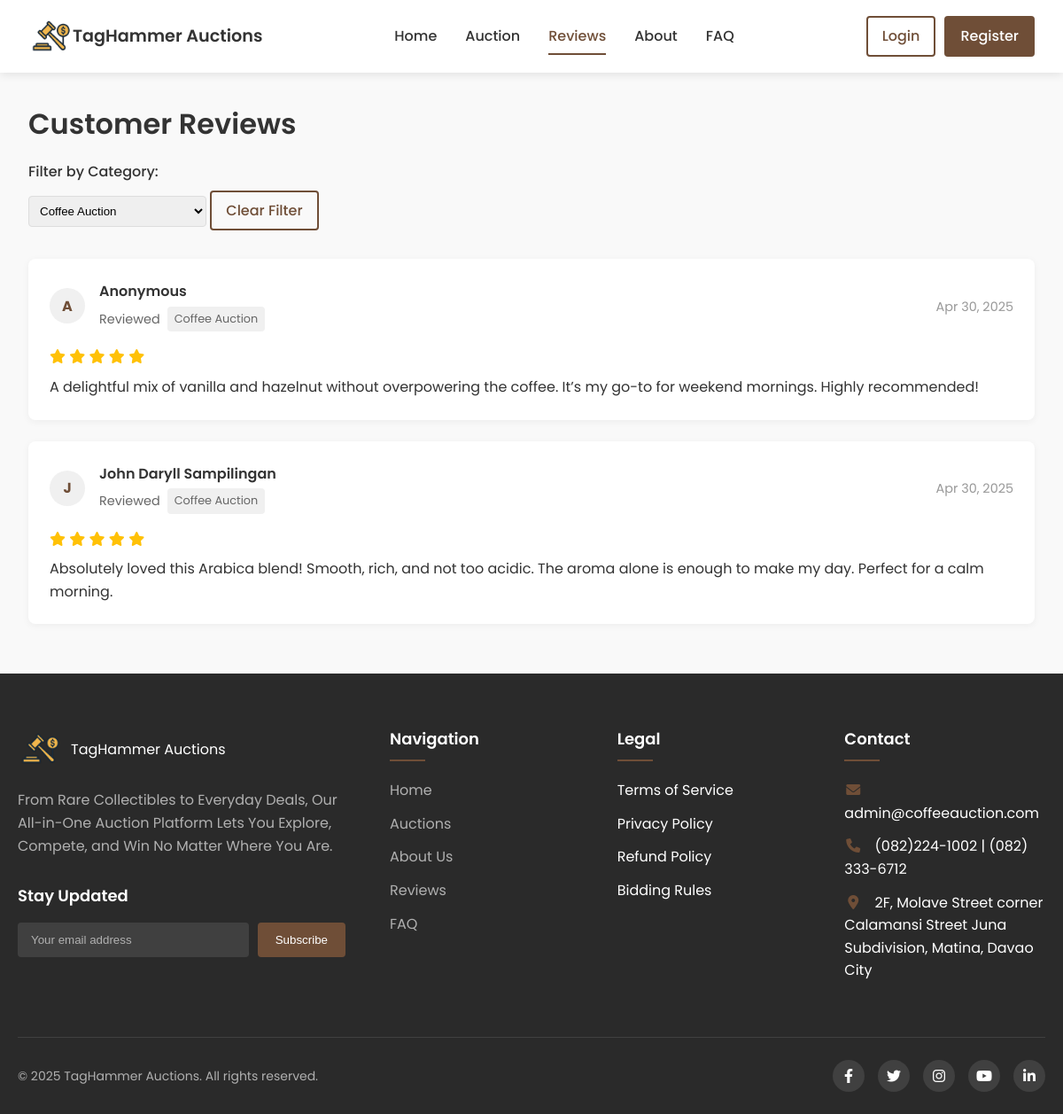
Page /reviews.php?category=2 on the committed database.
### tables this page shows
CREATE TABLE `reviews` (
  `id` int(11) NOT NULL,
  `user_id` int(11) NOT NULL,
  `category_id` int(11) NOT NULL,
  `rating` int(11) NOT NULL CHECK (`rating` between 1 and 5),
  `description` text DEFAULT NULL,
  `created_at` timestamp NOT NULL DEFAULT current_timestamp(),
  `is_anonymous` tinyint(1) NOT NULL DEFAULT 0
);

CREATE TABLE `auction_types` (
  `id` int(11) NOT NULL,
  `name` varchar(100) NOT NULL,
  `description` text DEFAULT NULL,
  `created_at` timestamp NOT NULL DEFAULT current_timestamp(),
  `image` varchar(255) NOT NULL DEFAULT 'default-type.jpg'
);

CREATE TABLE `users` (
  `id` int(11) NOT NULL,
  `fullname` varchar(100) NOT NULL,
  `email` varchar(100) NOT NULL,
  `phone` varchar(20) NOT NULL,
  `password` varchar(255) NOT NULL,
  `role` enum('user','admin') DEFAULT 'user',
  `status` enum('pending','approved','suspended') DEFAULT 'pending',
  `created_at` timestamp NOT NULL DEFAULT current_timestamp()
);

### reviews.php (the view, shortened to what this page needs)
<?php
include 'db_connect.php';
$current_page = basename($_SERVER['PHP_SELF']);
$is_home = ($current_page == 'index.php' || $current_page == 'user_account.php');
$reviews_per_page = 8;
$page = isset($_GET['page']) ? max(1, (int)$_GET['page']) : 1;
$offset = ($page - 1) * $reviews_per_page;
$category_filter = isset($_GET['category']) ? (int)$_GET['category'] : 0;
$categories = $pdo->query("SELECT * FROM auction_types ORDER BY name ASC")->fetchAll();
$query = "
    SELECT r.*,
           u.fullname as user_name,
           t.name as category_name,
           t.image as category_image
    FROM reviews r
    JOIN users u ON r.user_id = u.id
    JOIN auction_types t ON r.category_id = t.id
";
if ($category_filter > 0) {
    $query .= " WHERE r.category_id = $category_filter";
}
$query .= " ORDER BY r.created_at DESC LIMIT $offset, $reviews_per_page";
$reviews = $pdo->query($query)->fetchAll();
?>
<!DOCTYPE html>
<html lang="en">
<head>
    <link rel="stylesheet" href="style.css">
    <link rel="stylesheet" href="https://cdnjs.cloudflare.com/ajax/libs/font-awesome/6.0.0/css/all.min.css">
</head>
<body>
<nav class="navbar">
        <div class="navbar-left">
           <div class="logo">
                <img src="images/faviconsss.png" alt="Coffee-Auction" style="width:50px;">
                <span class="logo-text"> TagHammer Auctions</span>
            </div>
        </div>
        <div class="navbar-center">
            <a href="index.php" class="nav-link <?= $is_home ? 'active' : '' ?>">Home</a>
            <a href="auction.php" class="nav-link <?= $current_page == 'auction.php' ? 'active' : '' ?>">Auction</a>
            <a href="reviews.php" class="nav-link <?= $current_page == 'reviews.php' ? 'active' : '' ?>">Reviews</a>
            <a href="about.php" class="nav-link <?= $current_page == 'about.php' ? 'active' : '' ?>">About</a>
            <a href="faqs.php" class="nav-link <?= $current_page == 'faqs.php' ? 'active' : '' ?>">FAQ</a>
        </div>
        <div class="navbar-right">
            <?php if (isset($_SESSION['user_id'])): ?>
                <div class="notification-container">
                    <span class="user-greeting">Hi, <?= htmlspecialchars($_SESSION['user_name']) ?></span>
                    <?php
                    $stmt = $pdo->prepare("SELECT COUNT(*) FROM notifications WHERE user_id = ? AND is_read = FALSE");
                    $stmt->execute([$_SESSION['user_id']]);
                    $unreadCount = $stmt->fetchColumn();
                    ?>
                    <div class="notification-icon">
                        <i class="fas fa-bell"></i>
                        <?php if ($unreadCount > 0): ?>
                            <span class="notification-badge"><?= $unreadCount ?></span>
                        <?php endif; ?>
                        <div class="notification-dropdown">
                            <div class="notification-header">
                                <h4>Notifications</h4>
                                <a href="mark_all_read.php" class="mark-all-read">Mark all as read</a>
                            </div>
                            <div class="notification-list">
                                <?php
                                $notifications = getUserNotifications($_SESSION['user_id']);
                                if (empty($notifications)) {
                                    echo '<div class="notification-item empty">No notifications</div>';
                                } else {
                                    foreach ($notifications as $notification) {
                                        $class = $notification['is_read'] ? 'read' : 'unread';
                                        echo '<div class="notification-item '.$class.'">';
                                        echo htmlspecialchars($notification['message']);
                                        $createdAt = new DateTime($notification['created_at']);
                                        $createdAt->setTimezone(new DateTimeZone('Asia/Manila'));
                                        echo '<div class="notification-time" title="'.$createdAt->format('M j, Y h:i A').'">';
                                        echo time_elapsed_string($notification['created_at']);
                                        echo '</div>';
                                        if (!$notification['is_read']) {
                                            echo '<a href="mark_read.php?id='.$notification['id'].'" class="mark-read">Mark read</a>';
                                        }
                                        echo '</div>';
                                    }
                                }
                                ?>
                            </div>
                        </div>
                    </div>
                    <a href="logout.php" class="btn btn-outline">Logout</a>
                </div>
            <?php else: ?>
                <a href="login.php" class="btn btn-outline">Login</a>
                <a href="register.php" class="btn btn-primary">Register</a>
            <?php endif; ?>
        </div>
    </nav>
    <main class="reviews-container">
        <h2>Customer Reviews</h2>
        <div class="category-filter">
            <form method="get" action="reviews.php">
                <label for="category-filter">Filter by Category:</label>
                <select id="category-filter" name="category" onchange="this.form.submit()">
                    <?php foreach ($categories as $category): ?>
                        <option value="<?= $category['id'] ?>" <?= $category_filter == $category['id'] ? 'selected' : '' ?>>
                            <?= htmlspecialchars($category['name']) ?>
                        </option>
                    <?php endforeach; ?>
                </select>
                <?php if ($category_filter > 0): ?>
                    <a href="reviews.php" class="btn btn-outline">Clear Filter</a>
                <?php endif; ?>
            </form>
        </div>
        <div class="reviews-list">
            <?php if (empty($reviews)): ?>
                <div class="no-reviews">
                    No reviews found for this category.
                </div>
            <?php else: ?>
                <?php foreach ($reviews as $review): ?>
                    <div class="review-card">
                        <div class="review-header">
                            <div class="reviewer-info">
                                <div class="reviewer-avatar">
                                    <?= $review['is_anonymous'] ? 'A' : substr($review['user_name'], 0, 1) ?>
                                </div>
                                <div>
                                    <div class="reviewer-name">
                                        <?= $review['is_anonymous'] ? 'Anonymous' : htmlspecialchars($review['user_name']) ?>
                                    </div>
                                    <div class="review-category">
                                        <span>Reviewed</span>
                                        <span class="category-badge"><?= htmlspecialchars($review['category_name']) ?></span>
                                    </div>
                                </div>
                            </div>
                            <div class="review-actions">
                                <span class="review-date">
                                    <?= date('M j, Y', strtotime($review['created_at'])) ?>
                                </span>
                            </div>
                        </div>
                        <div class="review-rating">
                            <?php for ($i = 1; $i <= 5; $i++): ?>
                                <i class="fas fa-star<?= $i > $review['rating'] ? '-empty' : '' ?>"></i>
                            <?php endfor; ?>
                        </div>
                        <div class="review-content">
                            <?= nl2br(htmlspecialchars($review['description'])) ?>
                        </div>
                    </div>
                <?php endforeach; ?>
            <?php endif; ?>
        </div>
    </main>
    <footer class="modern-footer">
        <div class="footer-container">
            <div class="footer-top">
                <div class="footer-brand">
                    <div class="footer-logo">
                        <img src="images/faviconsss.png" alt="Coffee Auction Logo" style="width:50px;">
                        <span class="logo-text">TagHammer Auctions</span>
                    </div>
                    <p class="footer-tagline">From Rare Collectibles to Everyday Deals, Our All-in-One Auction Platform Lets You Explore, Compete, and Win No Matter Where You Are.</p>
                    <div class="newsletter">
                        <h4>Stay Updated</h4>
                        <form class="newsletter-form">
                            <input type="email" placeholder="Your email address" required>
                            <button type="submit" class="btn-subscribe">Subscribe</button>
                        </form>
                    </div>
                </div>
                <div class="footer-links">
                    <div class="links-column">
                        <h4>Navigation</h4>
                        <ul>
                            <li><a href="index.php">Home</a></li>
                            <li><a href="auction.php">Auctions</a></li>
                            <li><a href="about.php">About Us</a></li>
                            <li><a href="reviews.php">Reviews</a></li>
                            <li><a href="faqs.php">FAQ</a></li>
                        </ul>
                    </div>
                    <div class="links-column">
                        <h4>Legal</h4>
                        <ul>
                            <li>Terms of Service</li>
                            <li>Privacy Policy</li>
                            <li>Refund Policy</li>
                            <li>Bidding Rules</li>
                        </ul>
                    </div>
                    <div class="links-column">
                        <h4>Contact</h4>
                        <ul class="contact-info">
                            <li><i class="fas fa-envelope"></i> admin@coffeeauction.com</li>
                            <li><i class="fas fa-phone"></i> (082)224-1002 | (082) 333-6712</li>
                            <li><i class="fas fa-map-marker-alt"></i> 2F, Molave Street corner Calamansi Street Juna Subdivision, Matina, Davao City</li>
                        </ul>
                    </div>
                </div>
            </div>
            <div class="footer-bottom">
                <div class="copyright">
                    © 2025 TagHammer Auctions. All rights reserved.
                </div>
                <div class="social-links">
                    <a href="#" aria-label="Facebook"><i class="fab fa-facebook-f"></i></a>
                    <a href="#" aria-label="Twitter"><i class="fab fa-twitter"></i></a>
                    <a href="#" aria-label="Instagram"><i class="fab fa-instagram"></i></a>
                    <a href="#" aria-label="YouTube"><i class="fab fa-youtube"></i></a>
                    <a href="#" aria-label="LinkedIn"><i class="fab fa-linkedin-in"></i></a>
                </div>
            </div>
        </div>
    </footer>
</body>
</html>

### style.css (style rules this page uses)
:root { --primary-color: #6F4E37; --primary-light: #8B6B4D; --secondary-color: #C4A484; --accent-color: #E5C8A8; --light-color: #F5F5F5; --dark-color: #333333; --success-color: #28a745; --error-color: #dc3545; --info-color: #17a2b8; }
* { margin: 0; padding: 0; box-sizing: border-box; }
body { font-family: 'Poppins', sans-serif; line-height: 1.6; color: var(--dark-color); background-color: #f9f9f9; }
a { text-decoration: none; color: inherit; }
h1, h2, h3, h4, h5, h6 { font-weight: 600; margin-bottom: 1rem; }
h2 { font-size: 2rem; }
p { margin-bottom: 1rem; }
.btn { display: inline-block; padding: 0.5rem 1rem; border-radius: 4px; font-weight: 500; text-align: center; transition: all 0.3s ease; cursor: pointer; border: 2px solid transparent; }
.btn-primary { background-color: var(--primary-color); color: white; }
.btn-outline { background-color: transparent; border-color: var(--primary-color); color: var(--primary-color); }
.navbar { display: flex; justify-content: space-between; align-items: center; padding: 1rem 2rem; background-color: white; box-shadow: 0 2px 10px rgba(0, 0, 0, 0.1); position: sticky; top: 0; z-index: 1000; }
.navbar-left, .navbar-right { display: flex; align-items: center; }
.navbar-right { gap: 10px; }
.navbar-center { display: flex; gap: 2rem; }
.nav-link { font-weight: 500; padding: 0.5rem 0; position: relative; }
.nav-link.active { color: var(--primary-color); }
.nav-link.active::after { content: ''; position: absolute; bottom: 0; left: 0; width: 100%; height: 2px; background-color: var(--primary-color); }
.logo { display: flex; align-items: center; font-weight: 600; font-size: 1.2rem; }
.modern-footer { background-color: #2a2a2a; color: #ffffff; padding: 60px 0 0; font-family: 'Poppins', sans-serif; position: relative; }
.footer-container { max-width: 1200px; margin: 0 auto; padding: 0 20px; }
.footer-top { display: grid; grid-template-columns: 1fr 2fr; gap: 50px; padding-bottom: 50px; border-bottom: 1px solid rgba(255, 255, 255, 0.1); }
.footer-brand { display: flex; flex-direction: column; }
.footer-logo { display: flex; align-items: center; margin-bottom: 20px; }
.footer-logo img { margin-right: 10px; }
.footer-tagline { color: #b0b0b0; margin-bottom: 30px; line-height: 1.6; }
.newsletter h4 { font-size: 18px; margin-bottom: 15px; color: #ffffff; }
.newsletter-form { display: flex; gap: 10px; }
.newsletter-form input { flex: 1; padding: 12px 15px; border: none; border-radius: 4px; background: rgba(255, 255, 255, 0.1); color: white; }
.newsletter-form input::placeholder { color: #b0b0b0; }
.btn-subscribe { background-color: #6F4E37; color: white; border: none; padding: 0 20px; border-radius: 4px; cursor: pointer; transition: background-color 0.3s; }
.footer-links { display: grid; grid-template-columns: repeat(3, 1fr); gap: 30px; }
.links-column h4 { font-size: 18px; margin-bottom: 20px; color: #ffffff; position: relative; padding-bottom: 10px; }
.links-column h4::after { content: ''; position: absolute; left: 0; bottom: 0; width: 40px; height: 2px; background-color: #6F4E37; }
.links-column ul { list-style: none; padding: 0; }
.links-column li { margin-bottom: 12px; }
.links-column a { color: #b0b0b0; text-decoration: none; transition: color 0.3s; }
.contact-info i { margin-right: 10px; color: #6F4E37; width: 20px; text-align: center; }
.footer-bottom { display: flex; justify-content: space-between; align-items: center; padding: 25px 0; flex-wrap: wrap; }
.copyright { color: #b0b0b0; font-size: 14px; }
.social-links { display: flex; gap: 15px; }
.social-links a { display: flex; align-items: center; justify-content: center; width: 36px; height: 36px; border-radius: 50%; background-color: rgba(255, 255, 255, 0.1); color: #ffffff; transition: all 0.3s; }
label { display: block; margin-bottom: 0.5rem; font-weight: 500; }

### rows in the picture
reviews: is_anonymous "A", category.name "Coffee Auction", created_at "Apr 30, 2025", rating 5 (drawn), description "A delightful mix of vanilla and hazelnut without overpowering the coffee. It’s my go-to for weekend mornings. Highly recommended!"
reviews: user.fullname "J", user.fullname "John Daryll Sampilingan", category.name "Coffee Auction", created_at "Apr 30, 2025", rating 5 (drawn), description "Absolutely loved this Arabica blend! Smooth, rich, and not too acidic. The aroma alone is enough to make my day. Perfect for a calm morning."

### other values in the picture
form field category "Coffee Auction"
